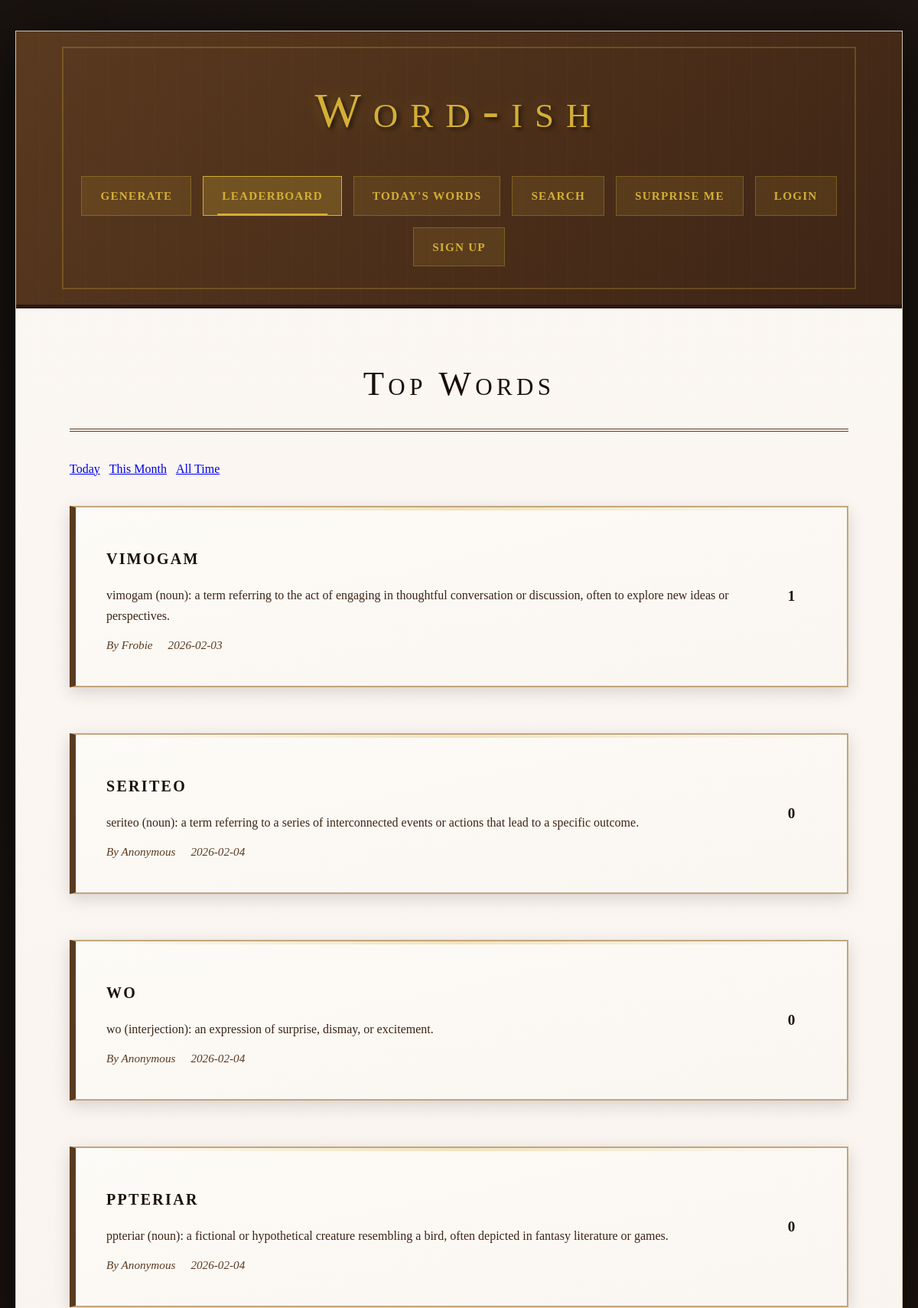
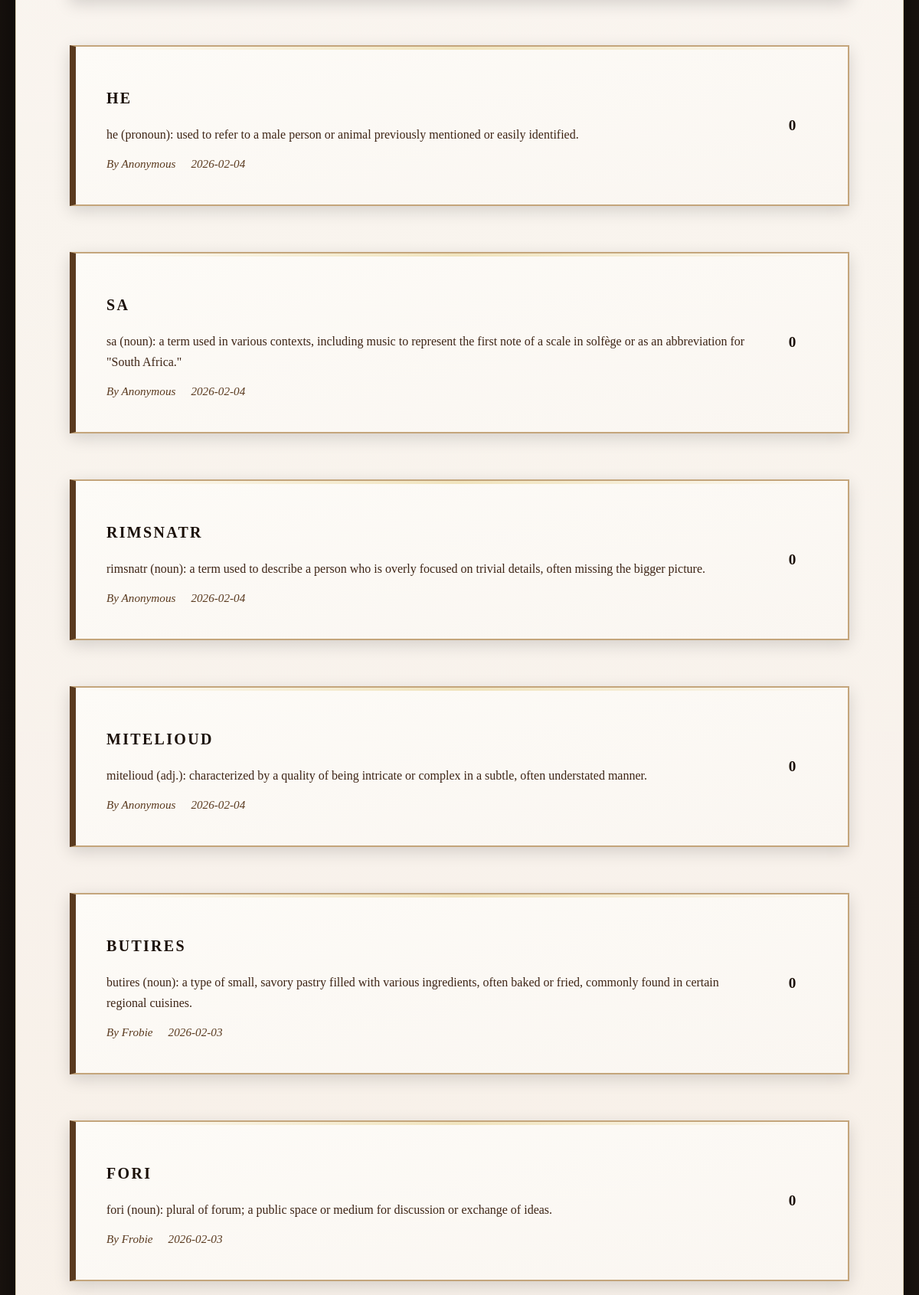
The app's page /leaderboard (upper part) with its own data (2 pictures, top to bottom).
### tables this page shows
CREATE TABLE words (
                id INTEGER PRIMARY KEY AUTOINCREMENT,
                word TEXT NOT NULL,
                definition TEXT NOT NULL,
                is_new BOOLEAN NOT NULL,
                image TEXT,
                song TEXT,
                source TEXT,
                created_by INTEGER,
                created_at TIMESTAMP DEFAULT CURRENT_TIMESTAMP,
                FOREIGN KEY (created_by) REFERENCES users (id)
            );

### generator.py (the view)
@app.route("/leaderboard")
def leaderboard():
    time_filter = request.args.get('filter', 'lifetime')
    if time_filter not in ['day', 'month', 'lifetime']:
        time_filter = 'lifetime'
    words = db.get_leaderboard(time_filter)
    user_votes = {}
    if current_user.is_authenticated:
        for word in words:
            vote = db.get_vote(word['id'], current_user.id)
            if vote:
                user_votes[word['id']] = vote
    return render_template('leaderboard.html', words=words, time_filter=time_filter, user_votes=user_votes)

### database.py (called while the page is built)
@contextmanager
def get_db():
    conn = sqlite3.connect(DATABASE)
    conn.row_factory = sqlite3.Row
    try:
        yield conn
        conn.commit()
    except Exception:
        conn.rollback()
        raise
    finally:
        conn.close()

### templates/leaderboard.html (shortened to what this page needs)
<!DOCTYPE html>
<html lang="en">
<head>
    <link rel="stylesheet" href="{{ url_for('static', filename='app.css') }}">
</head>
<body>
    <div class="page">
        <header class="header">
            <div class="header-content">
                <div class="logo-section">
                    <h1 class="app-title"><a href="{{ url_for('index') }}" class="logo-link">Word-ish</a></h1>
                </div>
                <nav class="nav-menu">
                    <a href="{{ url_for('index') }}" class="nav-link">Generate</a>
                    <a href="{{ url_for('leaderboard') }}" class="nav-link active">Leaderboard</a>
                    <a href="{{ url_for('daily') }}" class="nav-link">Today's Words</a>
                    <a href="{{ url_for('lookup') }}" class="nav-link">Search</a>
                    <a href="{{ url_for('surprise') }}" class="nav-link">Surprise Me</a>
                    {% if current_user.is_authenticated %}
                        <span class="nav-user">Hi, {{ current_user.username }}</span>
                        <a href="{{ url_for('profile') }}" class="nav-link">Profile</a>
                    {% else %}
                        <a href="{{ url_for('login') }}" class="nav-link">Login</a>
                        <a href="{{ url_for('register') }}" class="nav-link nav-link-primary">Sign Up</a>
                    {% endif %}
                </nav>
            </div>
        </header>
        <main class="content">
            <div class="page-header">
                <h2>Top Words</h2>
                <div class="filter-tabs">
                    <a href="{{ url_for('leaderboard', filter='day') }}" class="tab {% if time_filter == 'day' %}active{% endif %}">Today</a>
                    <a href="{{ url_for('leaderboard', filter='month') }}" class="tab {% if time_filter == 'month' %}active{% endif %}">This Month</a>
                    <a href="{{ url_for('leaderboard', filter='lifetime') }}" class="tab {% if time_filter == 'lifetime' %}active{% endif %}">All Time</a>
                </div>
            </div>
            <div class="word-list">
                {% if words %}
                    {% for word in words %}
                        <div class="card word-item">
                            <div class="word-item-header">
                                <div class="word-item-main">
                                    <a href="{{ url_for('word_detail', word_text=word.word) }}" class="word-item-link">
                                        <h3 class="word-item-title">{{ word.word }}</h3>
                                    </a>
                                    <p class="word-item-definition">{{ word.definition }}</p>
                                    <div class="word-item-meta">
                                        <span class="meta-item">By {{ word.creator or 'Anonymous' }}</span>
                                        <span class="meta-item">{{ word.created_at.split('T')[0] if 'T' in word.created_at else word.created_at.split(' ')[0] }}</span>
                                    </div>
                                </div>
                                {% if current_user.is_authenticated %}
                                <div class="vote-controls">
                                    <button class="vote-btn vote-up {% if word.id in user_votes and user_votes[word.id] == 1 %}active{% endif %}"
                                            onclick="vote({{ word.id }}, 1)"
                                            data-word-id="{{ word.id }}">
                                        <span class="vote-icon">▲</span>
                                    </button>
                                    <span class="vote-score" id="score-{{ word.id }}">{{ word.score }}</span>
                                    <button class="vote-btn vote-down {% if word.id in user_votes and user_votes[word.id] == -1 %}active{% endif %}"
                                            onclick="vote({{ word.id }}, -1)"
                                            data-word-id="{{ word.id }}">
                                        <span class="vote-icon">▼</span>
                                    </button>
                                </div>
                                {% else %}
                                <div class="vote-display">
                                    <span class="vote-score">{{ word.score }}</span>
                                </div>
                                {% endif %}
                            </div>
                        </div>
                    {% endfor %}
                {% else %}
                    <div class="card empty-card">
                        <p>No words yet. <a href="{{ url_for('index') }}">Generate the first one!</a></p>
                    </div>
                {% endif %}
            </div>
        </main>
    </div>
</body>
</html>

### static/app.css (style rules this page uses)
* { margin: 0; padding: 0; box-sizing: border-box; }
body { font-family: 'Baskerville', 'Garamond', 'Georgia', serif; background: linear-gradient(135deg, #1a1410 0%, #2a1f18 100%); min-height: 100vh; color: #1a0f08; line-height: 1.7; display: flex; justify-content: center; align-items: flex-start; padding: 40px 20px; }
.page { max-width: 1600px; width: 100%; background: linear-gradient(to bottom, #f9f4ef 0%, #f5ebe0 100%); box-shadow: 0 20px 80px rgba(0,0,0,0.9); position: relative; border: 1px solid #d4c5a9; }
.header { background: linear-gradient(135deg, #5a3a1f 0%, #3d2415 100%); padding: 50px 60px; border-bottom: 5px solid #2a1810; position: relative; overflow: hidden; }
.header::before { content: ''; position: absolute; top: 0; left: 0; right: 0; bottom: 0; background: repeating-linear-gradient( 90deg, transparent 0px, rgba(212, 175, 55, 0.03) 1px, transparent 2px, transparent 30px ); pointer-events: none; }
.header::after { content: ''; position: absolute; top: 20px; left: 60px; right: 60px; bottom: 20px; border: 2px solid rgba(212, 175, 55, 0.25); pointer-events: none; }
.header-content { position: relative; z-index: 1; }
.logo-section { text-align: center; margin-bottom: 25px; }
.app-title { font-size: 4rem; font-weight: 400; color: #d4af37; text-shadow: 3px 3px 6px rgba(0,0,0,0.7), 0 0 20px rgba(212, 175, 55, 0.3); letter-spacing: 0.25em; font-variant: small-caps; margin: 0; }
.logo-link { color: inherit; text-decoration: none; transition: all 0.3s; }
.nav-menu { display: flex; justify-content: center; gap: 15px; flex-wrap: wrap; margin-top: 30px; }
.nav-link { padding: 12px 24px; background: rgba(212, 175, 55, 0.12); color: #d4af37; text-decoration: none; font-weight: 600; transition: all 0.3s; border: 1px solid rgba(212, 175, 55, 0.3); font-size: 0.95rem; letter-spacing: 0.08em; text-transform: uppercase; position: relative; }
.nav-link::before { content: ''; position: absolute; bottom: 0; left: 50%; width: 0; height: 2px; background: #d4af37; transition: all 0.3s; transform: translateX(-50%); }
.nav-link:hover::before, .nav-link.active::before { width: 80%; }
.nav-link:hover, .nav-link.active { background: rgba(212, 175, 55, 0.25); border-color: #d4af37; }
.content { padding: 60px 70px; min-height: 60vh; background: linear-gradient(to bottom, rgba(255,255,255,0.3) 0%, transparent 100% ); }
.page-header h2 { font-size: 2.8rem; color: #1a0f08; margin-bottom: 35px; font-weight: 400; font-variant: small-caps; letter-spacing: 0.12em; border-bottom: 4px double #5a3a1f; padding-bottom: 20px; text-align: center; }
.card { background: linear-gradient(to bottom right, #fdfbf7 0%, #faf6f1 100%); padding: 40px; margin-bottom: 35px; border: 2px solid #c4a57b; box-shadow: 0 6px 20px rgba(0,0,0,0.15), inset 0 1px 0 rgba(255,255,255,0.8); position: relative; }
.card::before { content: ''; position: absolute; top: 0; left: 0; right: 0; height: 4px; background: linear-gradient(90deg, transparent 0%, #d4af37 50%, transparent 100% ); opacity: 0.3; }
.vote-score { font-weight: 700; min-width: 45px; text-align: center; color: #1a0f08; font-size: 1.2rem; }
.word-list { display: flex; flex-direction: column; gap: 25px; }
.word-item { transition: all 0.3s; border-left: 8px solid #5a3a1f; }
.word-item-header { display: flex; justify-content: space-between; align-items: center; gap: 25px; }
.word-item-main { flex: 1; }
.word-item-link { text-decoration: none; }
.word-item-title { font-size: 1.8rem; color: #1a0f08; margin-bottom: 12px; font-variant: small-caps; font-weight: 600; letter-spacing: 0.08em; }
.word-item-definition { color: #3d2415; margin-bottom: 12px; line-height: 1.7; }
.word-item-meta { font-size: 0.95rem; color: #5a3a1f; font-style: italic; display: flex; gap: 20px; }
.meta-item { display: flex; align-items: center; }
.vote-display { display: flex; align-items: center; justify-content: center; min-width: 65px; }
.filter-tabs { display: flex; gap: 12px; margin-bottom: 35px; flex-wrap: wrap; }

### records on screen
words: word "vimogam", definition "vimogam (noun): a term referring to the act of engaging in thoughtful conversation or discussion, often to explore new ideas or perspectives.", creator "Frobie", created_at "2026-02-03", score "1"
words: word "seriteo", definition "seriteo (noun): a term referring to a series of interconnected events or actions that lead to a specific outcome.", creator "Anonymous", created_at "2026-02-04", score "0"
words: word "wo", definition "wo (interjection): an expression of surprise, dismay, or excitement.", creator "Anonymous", created_at "2026-02-04", score "0"
words: word "ppteriar", definition "ppteriar (noun): a fictional or hypothetical creature resembling a bird, often depicted in fantasy literature or games.", creator "Anonymous", created_at "2026-02-04", score "0"
words: word "he", definition "he (pronoun): used to refer to a male person or animal previously mentioned or easily identified.", creator "Anonymous", created_at "2026-02-04", score "0"
words: word "sa", definition "sa (noun): a term used in various contexts, including music to represent the first note of a scale in solfège or as an abbreviation for \"South Africa.\"", creator "Anonymous", created_at "2026-02-04", score "0"
words: word "rimsnatr", definition "rimsnatr (noun): a term used to describe a person who is overly focused on trivial details, often missing the bigger picture.", creator "Anonymous", created_at "2026-02-04", score "0"
words: word "mitelioud", definition "mitelioud (adj.): characterized by a quality of being intricate or complex in a subtle, often understated manner.", creator "Anonymous", created_at "2026-02-04", score "0"
words: word "butires", definition "butires (noun): a type of small, savory pastry filled with various ingredients, often baked or fried, commonly found in certain regional cuisines.", creator "Frobie", created_at "2026-02-03", score "0"
words: word "fori", definition "fori (noun): plural of forum; a public space or medium for discussion or exchange of ideas.", creator "Frobie", created_at "2026-02-03", score "0"
